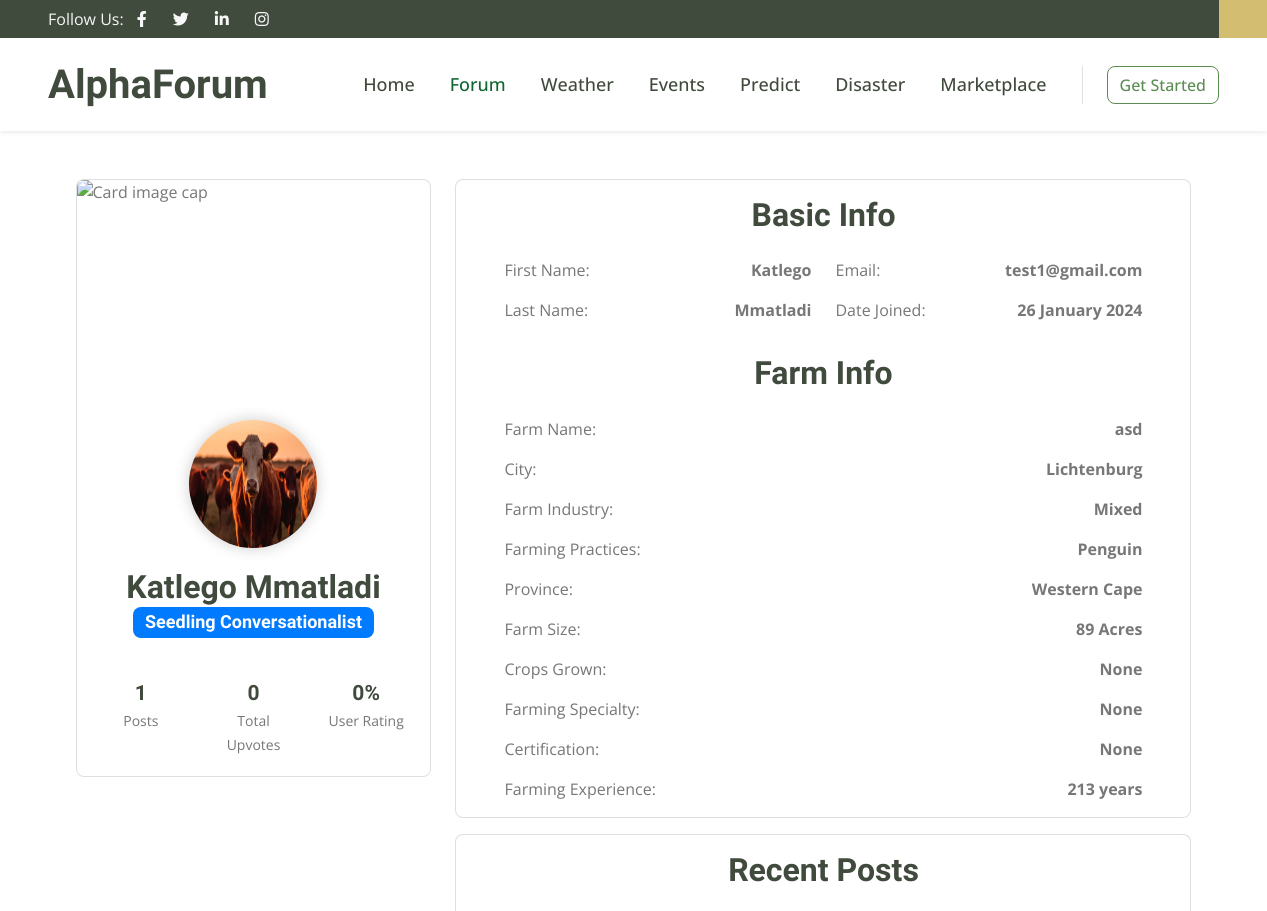
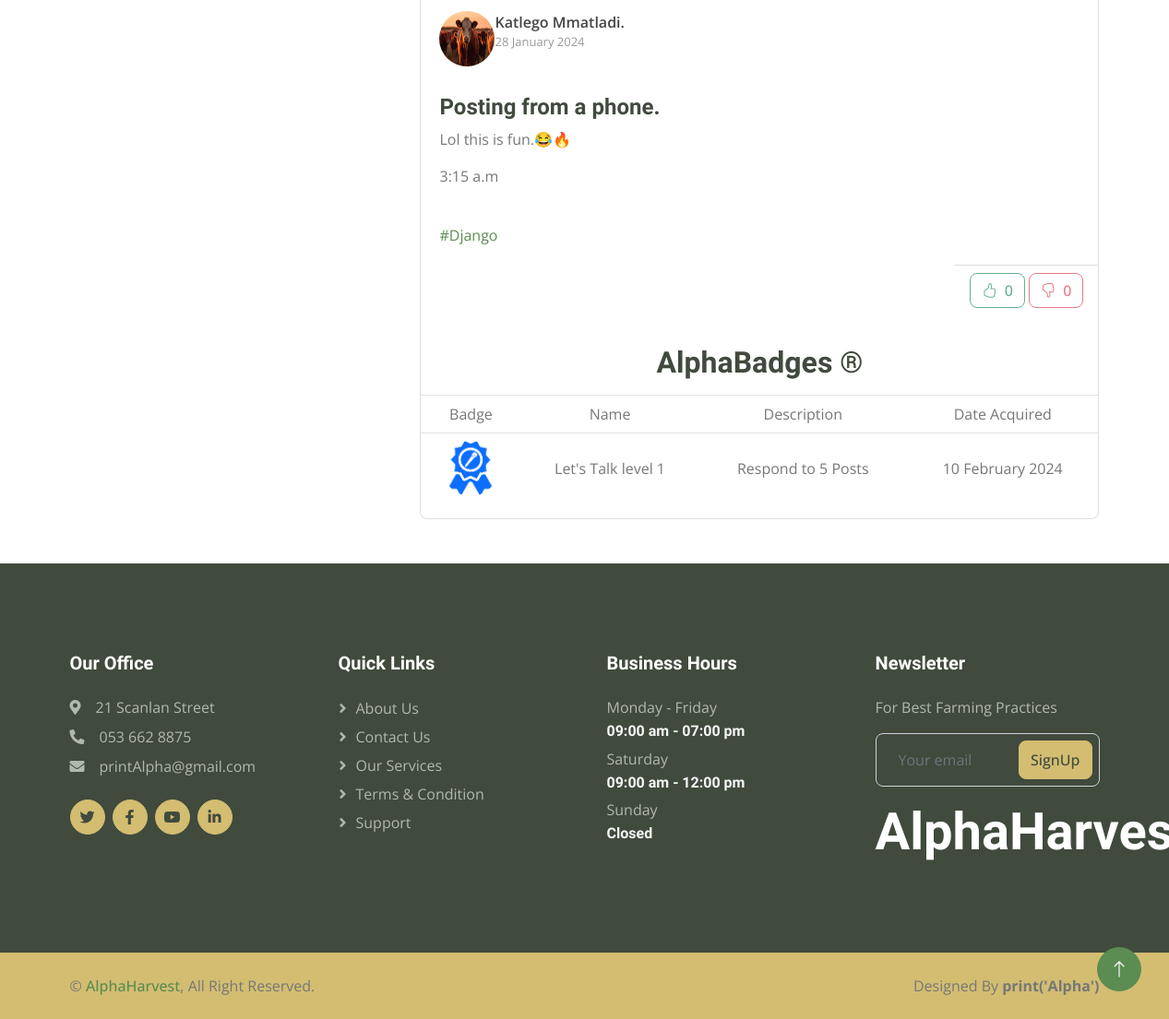
The app's page /forum/visit_user/3 with its own data (2 pictures, top to bottom).
### accounts/models.py (models this page shows, shortened)
class BasicAccount(AbstractBaseUser):
    first_name = models.CharField(max_length = 255)
    last_name = models.CharField(max_length = 255)
    username = models.CharField(max_length = 255)
    email = models.EmailField(max_length = 255, unique = True)
    date_joined = models.DateTimeField(auto_now_add=True)
    last_login = models.DateTimeField(auto_now_add=True)
    is_staff = models.BooleanField(default=False)
    is_admin = models.BooleanField(default = False)
    is_active = models.BooleanField(default = False)
    is_superuser = models.BooleanField(default = False)
    profile_complete = models.BooleanField(default = False)
    profile_public = models.BooleanField(default = False)
    USERNAME_FIELD = 'email'
    REQUIRED_FIELDS = ['username', 'first_name', 'last_name']
    objects = MyAccountManager()
    def get_total_upvotes(self):
        return self.farmer.aggregate(Sum('upvotes'))['upvotes__sum'] or 0
    def get_total_posts(self):
        return self.farmer.count()
    def get_total_downvotes(self):
        return self.farmer.aggregate(Sum('downvotes'))['downvotes__sum'] or 0

class AdditionalInfo(models.Model):
    user = models.OneToOneField(BasicAccount, on_delete=models.CASCADE, related_name='profile')
    profile_picture = models.ImageField(upload_to = 'profile_pictures', default='profile_pictures\default_profile.png')
    phone_number = models.CharField(max_length = 10, null=True, blank=True)
    home_address = models.CharField(max_length = 255, null=True, blank=True)
    suburb = models.CharField(max_length = 255, null=True, blank=True)
    city = models.CharField(max_length = 255, null=True, blank=True)
    province_choices = {
        ('Northern Cape', 'Northern Cape'),
        ('North West', 'North West'),
        ('Western Cape', 'Western Cape'),
        ('Eastern Cape', 'Eastern Cape'),
        ('Gauteng', 'Gauteng'),
        ('Limpopo', 'Limpopo'),
        ('Mpumalanga', 'Mpumalanga'),
        ('Free State', 'Free State'),
        ('Kwa-Zulu Natal', 'Kwa-Zulu Natal'),
    }
    province = models.CharField(max_length=50, choices=province_choices, null=True, blank=True)
    postal_code = models.CharField(max_length = 255, null=True, blank=True)
    longitude = models.CharField(max_length = 10, null=True, blank=True)
    latitude = models.CharField(max_length = 10, null=True, blank=True)

class FarmInfo (models.Model):
    farmer = models.ForeignKey(BasicAccount, on_delete=models.CASCADE, related_name='farm_info')
    name = models.CharField(max_length = 255, blank = True, null = True)
    location = models.CharField(max_length = 255, blank = True, null = True)
    size = models.IntegerField(blank = True, null = True)
    industry_options = {
        ('Crop Farming', 'Crop Farming'),
        ('Herding', 'Herding'),
        ('Mixed', 'Mixed'),
    }
    industry = models.CharField(max_length=30 ,choices = industry_options, null=True, blank=True)
    farming_practice_choices = {
        ('Organic Farming', 'Organic Farming'),
        ('Conventional Farming', 'Conventional Farming'),
        ('Sustainable Farming', 'Sustainable Farming'),
        ('Regenarative Farming', 'Regenarative Farming'),
        ('Precision Farming', 'Precision Farming'),
        ('Permaculture', 'Permaculture'),
        ('No-Till Farming', 'No-Till Farming'),
        ('Hydroponics & Aquaponics', 'Hydroponics & Aquaponics'),
    }
    farming_practices = models.CharField(max_length=30, choices=farming_practice_choices)
    crops_grown = models.CharField(max_length=255, null=True, blank=True)
    livestock_grown = models.CharField(max_length=255,null=True, blank=True)
    farming_specialty = models.CharField(max_length=255,null=True, blank=True)
    expertise = models.ManyToManyField('Expertise')
    certification = models.CharField(max_length=255,null=True, blank=True)
    farming_experience = models.IntegerField(blank = True, null=True)
    longitude = models.CharField(max_length=10, blank = True, null=True)
    latitude = models.CharField(max_length=10, blank = True, null=True)
    info_filled = models.BooleanField(default = False)

class Achievements(models.Model):
    name = models.CharField(max_length=255)
    description = models.CharField(max_length=255)
    image = models.ImageField(upload_to='forum/badges')

### forum/models.py (models this page shows, shortened)
class Post(models.Model):
    farmer = models.ForeignKey(BasicAccount, on_delete=models.CASCADE, related_name='farmer')
    category = models.ForeignKey(Category, on_delete=models.CASCADE, related_name='category')
    sub_category = models.ForeignKey(SubCategory, on_delete=models.CASCADE)
    title = models.CharField(max_length=255)
    body = RichTextUploadingField()
    tags = TaggableManager()
    upvotes = models.PositiveIntegerField(default=0)
    downvotes = models.PositiveIntegerField(default=0)
    created_at = models.DateTimeField(auto_now_add=True)
    updated_at = models.DateTimeField(default=datetime.datetime.now)
    class Meta:
        verbose_name = ('Post')
        verbose_name_plural = ('Posts')

class FarmerAchievement(models.Model):
    farmer = models.ForeignKey(BasicAccount, null=True, blank=True, on_delete=models.CASCADE)
    achievement = models.ForeignKey(Achievements, on_delete=models.CASCADE)
    date_earned = models.DateTimeField(auto_now_add=True)

### forum/views.py (the view)
# urls.py: path('visit_user/<int:user_id>', views.visit_user, name='visit_user'),
def visit_user(request, user_id):
    farmer = BasicAccount.objects.get(id = user_id)
    total_posts = farmer.get_total_posts()
    total_upvotes = farmer.get_total_upvotes()
    total_downvotes = farmer.get_total_downvotes()
    total_engagement = total_upvotes + total_downvotes
    farm_info = farmer.farm_info.get()
    if total_upvotes > 0 or total_downvotes > 0:
        alpha_rating_raw = (total_upvotes / total_engagement) * 100
        alpha_rating = round(alpha_rating_raw, 2)
    else:
        alpha_rating = 0
    latest_posts = Post.objects.filter(farmer=user_id).order_by('-created_at')[:3]
    badges = FarmerAchievement.objects.filter(farmer=user_id)
    context = {
        'farmer': farmer,
        'total_posts': total_posts,
        'total_upvotes': total_upvotes,
        'alpha_rating': alpha_rating,
        'total_downvotes': total_downvotes,
        'farm_info': farm_info,
        'latest_posts': latest_posts,
        'badges': badges,
    }
    if request.user.is_authenticated:
        context['profile_picture'] = request.user.profile.profile_picture
    return render(request, 'forum/user_profile.html', context)

### templates/forum/user_profile.html (shortened to what this page needs)
{% extends 'base.html' %}
{% load static %}
{% block content %}
<div class="container mt-5">
    <div class="row">
        <div class="col-md-4">
            <div class="card sticky-top"> <img class="card-img-top" src="https://img.freepik.com/free-photo/tranquil-sunset-rural-vineyard-autumn-harvest-mountain-range-serene-landscape-generated-by-artificial-intelligence_25030-65022.jpg?t=st=1707436710~exp=1707440310~hmac=397e7a3640ea2af0a8eefe5847e3207446b99dd329b2b44b35736e0353bd4d30&w=996" alt="Card image cap">
                <div class="card-body little-profile text-center">
                    <div class="pro-img"><img src="{{ farmer.profile.profile_picture.url }}" alt="user"></div>
                    <h2 class="m-b-0">{{ farmer.first_name }} {{ farmer.last_name }}</h2>
                    {% if alpha_rating <= 30 %}
                        <h4><span class="badge badge-primary">Seedling Conversationalist</span></h4>
                    {% elif alpha_rating <= 50 %}
                        <h4><span class="badge badge-secondary">Cultivated Conversationalist</span></h4>
                    {% elif alpha_rating <= 70 %}
                        <h4><span class="badge badge-success">Harvested Conversationalist</span></h4>
                    {% elif alpha_rating <= 85 %}
                        <h4><span class="badge badge-danger">Bountiful Conversationalist</span></h4>
                    {% elif alpha_rating <= 100 %}
                        <h4><span class="badge badge-dark"><i class="bi bi-fire"></i>&nbsp; Alpha Conversationalist</span></h4>
                    {% endif %}
                    <div class="row text-center m-t-20">
                        <div class="col-lg-4 col-md-4 m-t-20">
                            <h3 class="m-b-0 font-light">{{ total_posts }} </h3><small>Posts</small>
                        </div>
                        <div class="col-lg-4 col-md-4 m-t-20">
                            <h3 class="m-b-0 font-light">{{ total_upvotes }}</h3><small>Total Upvotes</small>
                        </div>
                        <div class="col-lg-4 col-md-4 m-t-20">
                            <h3 class="m-b-0 font-light">{{ alpha_rating }}%</h3><small>User Rating</small>
                        </div>
                    </div>
                </div>
            </div>
        </div>
        <div class="col-md-8">
            <div class="card">
                <div class="col-md-12 text-center my-3">
                    <h2>Basic Info</h2>
                </div>
                <div class="row px-5">
                    <div class="col">
                        <p>First Name: <span class="float-right font-weight-bold">{{ farmer.first_name }}</span></p>
                        <p>Last Name: <span class="float-right font-weight-bold">{{ farmer.last_name }}</span></p>
                    </div>
                    <div class="col">
                        {% if farmer.profile_public == True %}
                            <p>Email: <span class="float-right font-weight-bold">{{ farmer.email }}</span></p>
                        {% else %}
                            <p>Email: <span class="float-right font-weight-bold text-muted">Hidden</span></p>
                        {% endif %}
                        <p>Date Joined: <span class="float-right font-weight-bold">{{ farmer.date_joined|date:"j F Y" }}</span></p>
                    </div>
                </div>
                <div class="col-md-12 text-center my-3">
                    <h2>Farm Info</h2>
                </div>
                {% if farmer.profile_public == True %}
                <div class="row px-5">
                    <p>Farm Name: <span class="float-right font-weight-bold">{{ farm_info.name }}</span></p>
                    <p>City: <span class="float-right font-weight-bold">{{ farmer.profile.city }}</span></p>
                    <p>Farm Industry: <span class="float-right font-weight-bold">{{ farm_info.industry }}</span></p>
                    <p>Farming Practices: <span class="float-right font-weight-bold">{{ farm_info.farming_practices }}</span></p>
                    <p>Province: <span class="float-right font-weight-bold">{{ farmer.profile.province }}</span></p>
                    <p>Farm Size: <span class="float-right font-weight-bold">{{ farm_info.size }} Acres</span></p>
                    <p>Crops Grown: <span class="float-right font-weight-bold">{{ farm_info.crops_grown }}</span></p>
                    <p>Farming Specialty: <span class="float-right font-weight-bold">{{ farm_info.farming_specialty }}</span></p>
                    <p>Certification: <span class="float-right font-weight-bold">{{ farm_info.certification }}</span></p>
                    <p>Farming Experience: <span class="float-right font-weight-bold">{{ farm_info.farming_experience }} years</span></p>
                </div>
                {% endif %}
            </div>
            <div class="card mt-3">
                <div class="col-md-12 text-center my-3">
                    <h2>Recent Posts</h2>
                </div>
                {% for post in latest_posts %}
                <div class="card mb-4 border-0">
                    <div class="box-header">
                        <div class="user-block">
                            <a href="{{ post.farmer.profile.profile_picture.url }}" data-lightbox="user_profile">
                                <img class="rounded-circle" src="{{ post.farmer.profile.profile_picture.url }}" alt="User Image">
                            </a>
                            <span class="username">{{ post.farmer.first_name }} {{ post.farmer.last_name }}.</span>
                            <span class="description">{{ post.created_at|date:"j F Y" }}</span>
                        </div>
                    </div>
                    <div class="card-body">
                        <h4>{{ post.title }} </h4>
                        {{ post.body|safe }}<br>
                        {% for tag in post.tags.all %}
                            <a href="{% url 'posts_by_tag' tag=tag %}" >#{{ tag.name }}</a>
                        {% endfor %}
                    </div>
                    <div class="card-footer d-flex flex-wrap justify-content-between bg-white align-items-center ms-auto">
                        <div class="text-right">
                            <button class="btn btn-outline-success" disabled><i class="bi bi-hand-thumbs-up"></i>&nbsp; {{ post.upvotes }}</button>
                            <button class="btn btn-outline-danger" disabled><i class="bi bi-hand-thumbs-down"></i>&nbsp; {{ post.downvotes }}</button>
                        </div>
                    </div>
                </div>
                {% endfor %}
                <div class="col-md-12 text-center my-2">
                    <h2>AlphaBadges &reg;</h2>
                </div>
                <table class="table table-borderless">
                    <thead>
                        <td>Badge</td>
                        <td>Name</td>
                        <td>Description</td>
                        <td>Date Acquired</td>
                    </thead>
                    <tbody>
                        {% for badge in badges %}
                        <tr>
                            <td>
                                <a href="{{ badge.achievement.image.url }}" data-lightbox="badges">
                                    <img src="{{ badge.achievement.image.url }}" alt="" class="rounded-circle" height="60px" data-lightbox="gallery">
                                </a>
                            </td>
                            <td class="align-middle">{{ badge.achievement.name }}</td>
                            <td class="align-middle">{{ badge.achievement.description }}</td>
                            <td class="align-middle">{{ badge.date_earned|date:"j F Y" }}</td>
                        </tr>
                        {% endfor %}
                    </tbody>
                </table>
            </div>
        </div>
    </div>
</div>
{% endblock %}

### static/css/style.css (style rules this page uses)
:root { --primary: #116530; --secondary: #D3BD71; --light: #F7F7F7; --dark: #404A3D; }
.btn { transition: .5s; font-weight: 500; }

### templates/forum/user_profile.html (style rules this page uses)
.card-img-top { height:300px; }
.card-body { -ms-flex: 1 1 auto; flex: 1 1 auto; padding: 1.25rem }
.pro-img { margin-top: -80px; margin-bottom: 20px }
.little-profile .pro-img img { width: 128px; height: 128px; -webkit-box-shadow: 0 0 15px rgba(0, 0, 0, 0.2); box-shadow: 0 0 15px rgba(0, 0, 0, 0.2); border-radius: 100% }
html body .m-b-0 { margin-bottom: 0px }
h3 { line-height: 30px; font-size: 21px }
.m-t-20 { margin-top: 20px }
.box-header { color: #444; display: block; padding: 10px; position: relative; }
.user-block img { width: 60px; height: 60px; float: left; margin-left: 10px; }
.user-block .username { font-size: 16px; font-weight: 600; }
.user-block .description { color: #999; font-size: 13px; }
.user-block .username, .user-block .description, .user-block .comment { display: block; margin-left: 70px; }
td { text-align: center; align-items: center; justify-content: center; }

### records on screen
BasicAccount: profile.profile_picture (picture), first_name "Katlego", last_name "Mmatladi", email "test1@gmail.com", date_joined "26 January 2024", profile.city "Lichtenburg", profile.province "Western Cape"
FarmInfo: name "asd", industry "Mixed", farming_practices "Penguin", size "89", crops_grown "None", farming_specialty "None", certification "None", farming_experience "213"
Post: farmer.profile.profile_picture (picture), farmer.first_name "Katlego", farmer.last_name "Mmatladi", created_at "28 January 2024", title "Posting from a phone.", body "Lol this is fun.😂🔥 3:15 a.m", upvotes "0", downvotes "0"
Tag: name "Django"
FarmerAchievement: achievement.image (picture), achievement.name "Let's Talk level 1", achievement.description "Respond to 5 Posts", date_earned "10 February 2024"

### other values on screen
{{ total_posts }} "1"
{{ total_upvotes }} "0"
{{ alpha_rating }} "0"
